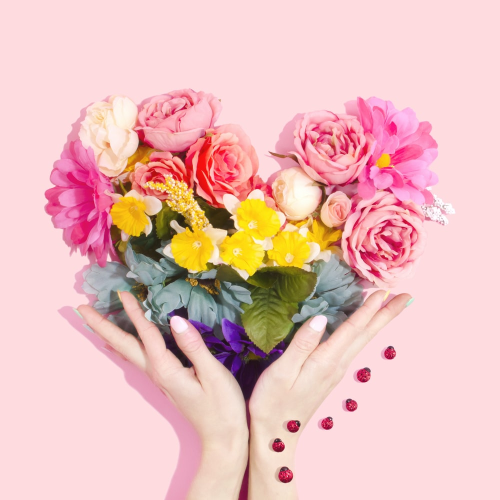
%> input picture histogram/images/7.jpg, 1000 x 1000 px (shown at 1/2 size)
$ octave Untitled2.m   (GNU Octave 9; MATLAB toolbox functions it lacks are replaced by stand-ins)
%> lines starting %> are read from the running program, lines starting %| are printed output that depends on the picture
imgRGB = imread('7.jpg');
%> imgRGB is the input picture: size 1000x1000x3 uint8; mean R, G, B 234.6, 190.8, 188.5
imgGray = rgb2gray(imgRGB);
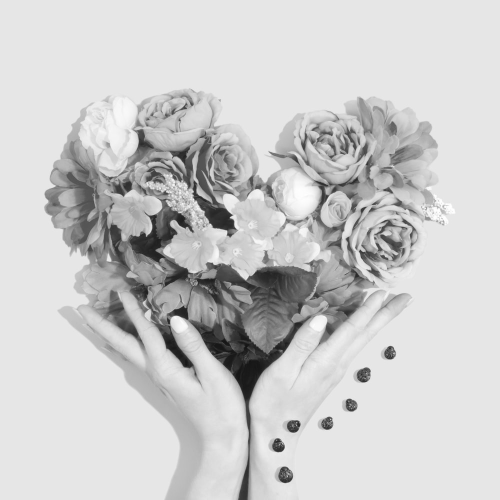
%> imgGray: size 1000x1000 uint8 (shown at 1/2 size); min 17, max 255, mean 203.7

[r, c, ~] = size(imgRGB);
%> r = 1000; c = 1000
c = round(c/2);
%> c = 500

imgSplit = imgRGB;
for i = 1:3
  imgSplit([1:r],[1:c],i) = imgGray([1:r],[1:c]);
end
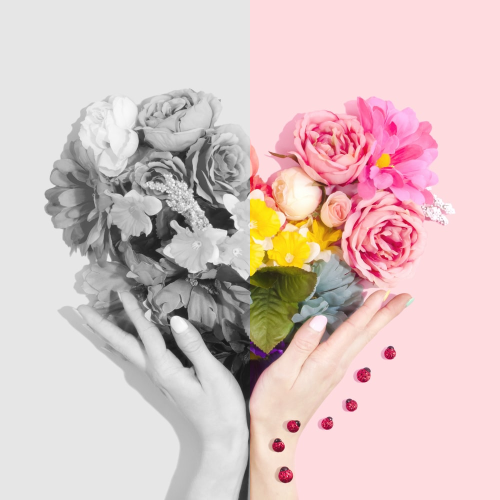
%> imgSplit: size 1000x1000x3 uint8 (shown at 1/2 size); mean R, G, B 219, 197.2, 196.3
subplot(1,3,1), imshow(imgRGB); title('RGB image');
subplot(1,3,2), imshow(imgGray); title('GrayScale image');
subplot(1,3,3), imshow(imgSplit); title('Half RGB & Half Gray');

$ run again, with histogram/images/8.jpg copied over histogram/images/7.jpg
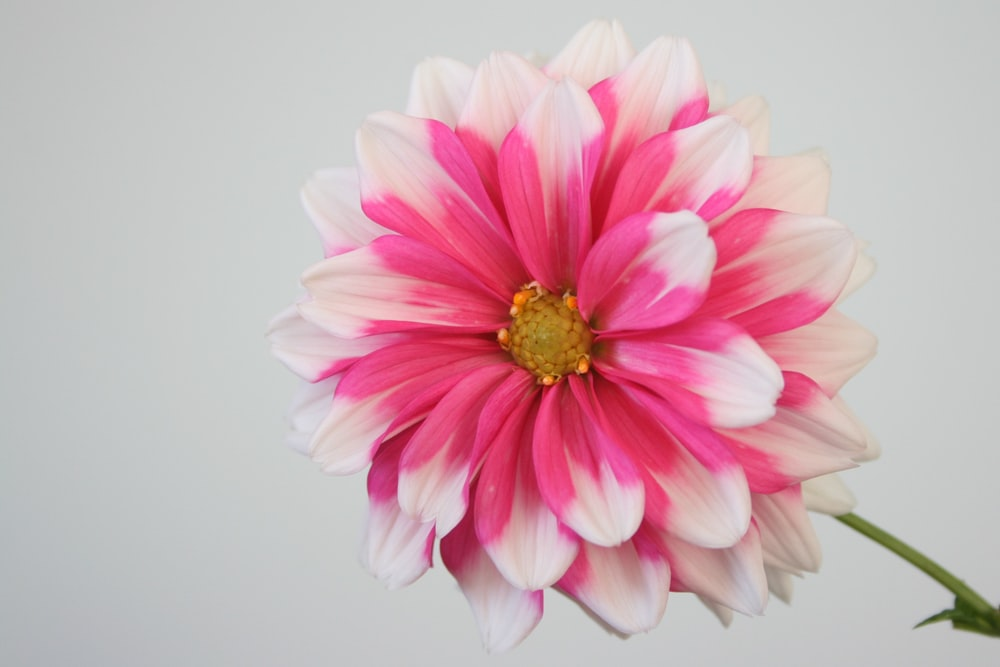
%> input picture histogram/images/8.jpg, 1000 x 667 px
%> imgRGB is the input picture: size 667x1000x3 uint8; mean R, G, B 205.4, 172.1, 179.9
%> `imgGray = rgb2gray(imgRGB);`:
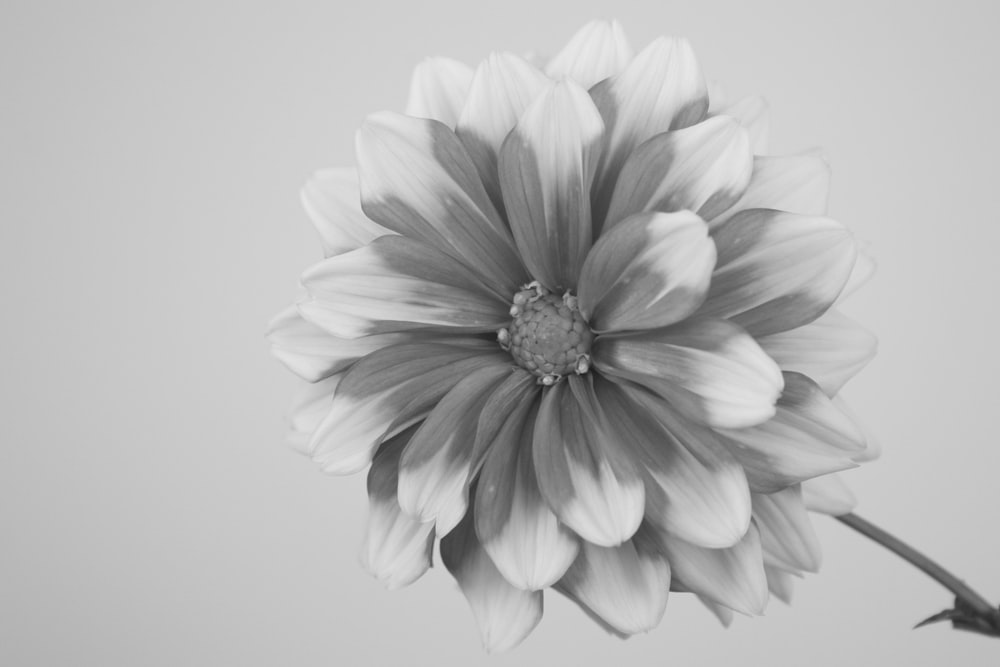
%> imgGray: size 667x1000 uint8; min 27, max 233, mean 182.8
%> after the loop `for i = 1:3`:
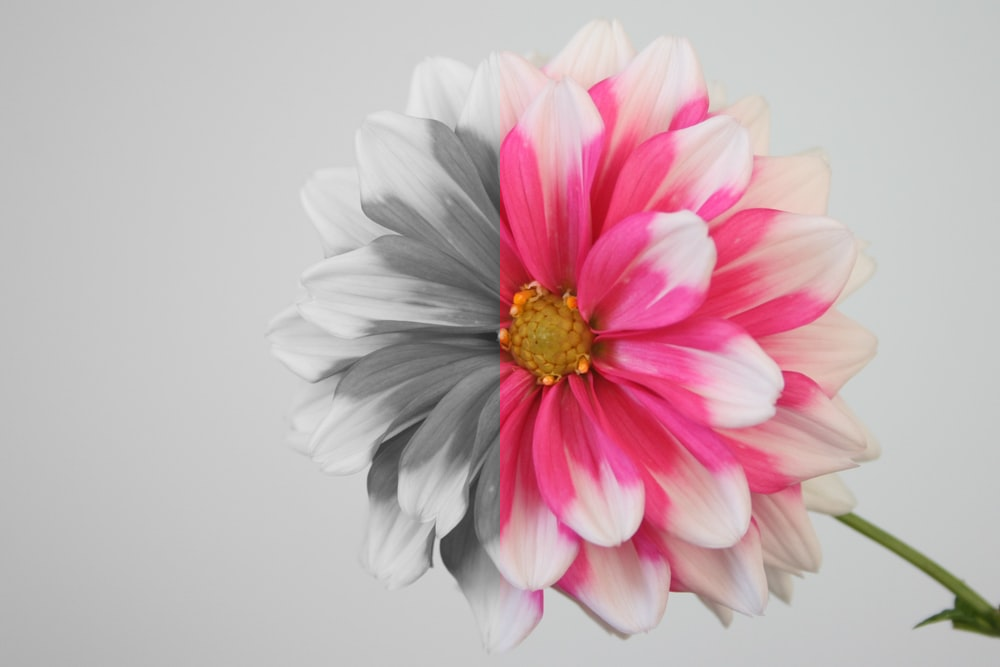
%> imgSplit: size 667x1000x3 uint8; mean R, G, B 198.4, 175.6, 179.9
